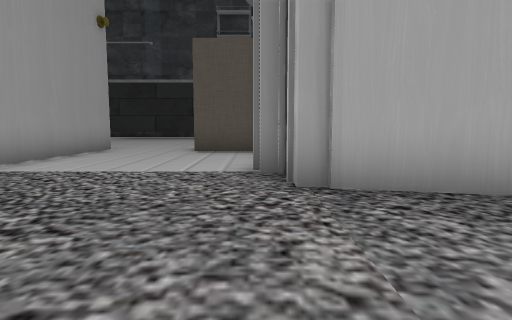
[1] (above)

22 first-person views from a walk through a 3-D level made in the Unity game engine. The camera is 1.4 m above the floor, tilts 6° down and sees 75° across. The floor is counted in squares, 2 m on a side. Each view is taken from the middle of a square. On the plan, view 1 faces up. The plan holds only what a view shows up to about 10 squares ahead; the rest is blank. The place goes on beyond the plan. The player is left out. Door leaves are left out, so doorways stand open. Some surface patterns are stand-ins.

[2]
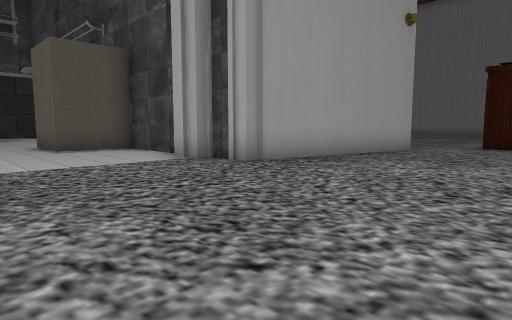

[3]
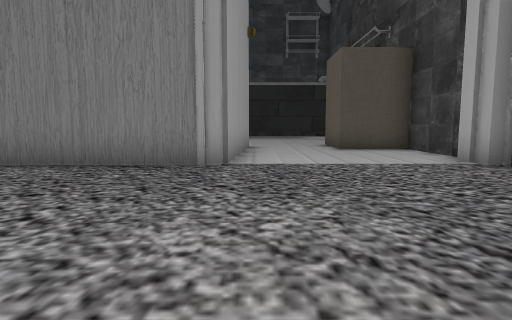

[4]
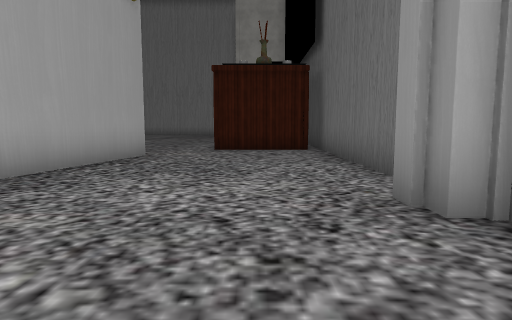

[5]
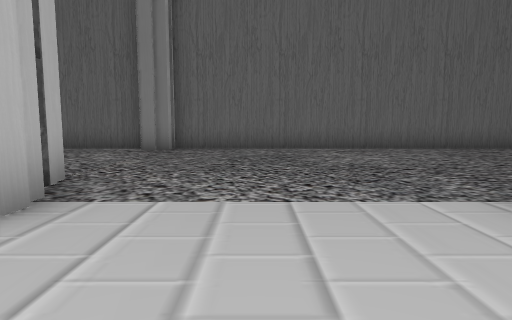

[6]
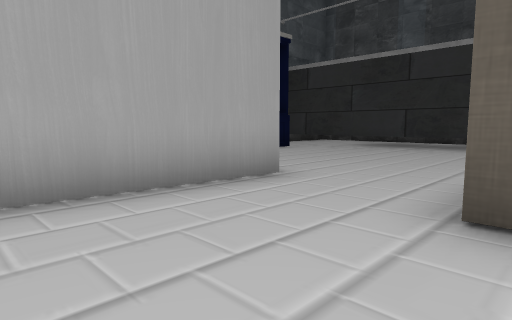

[7]
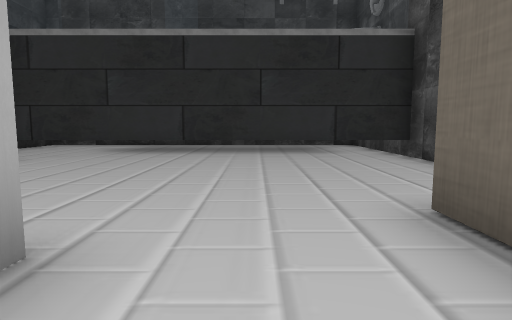

[8]
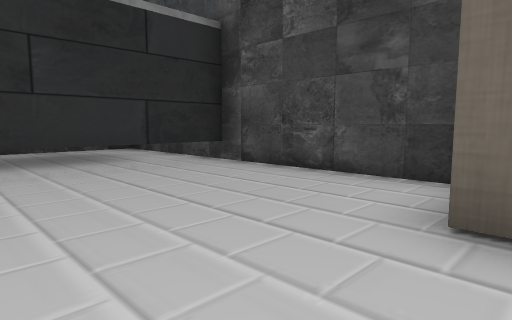

[9]
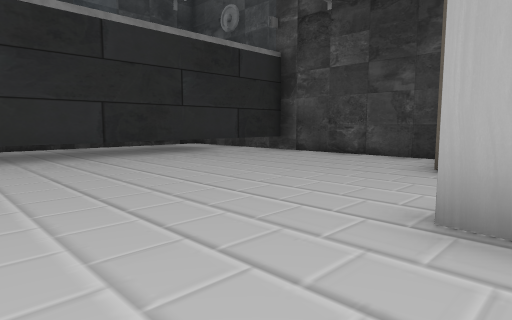

[10]
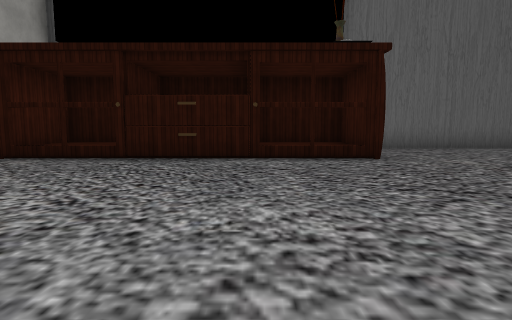

[11]
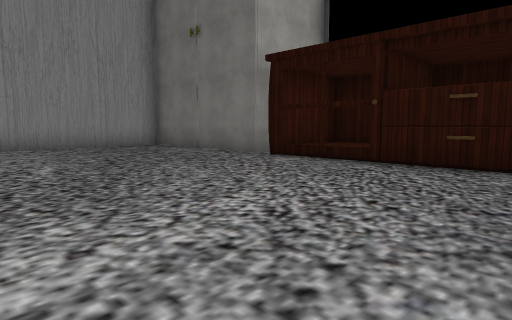

[12]
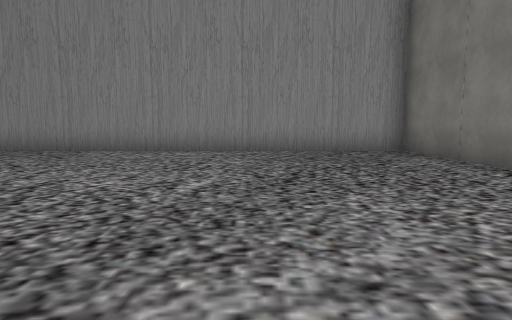

[13]
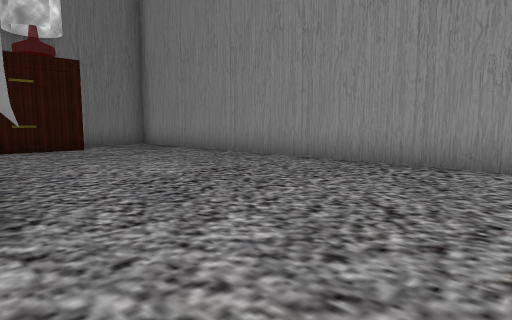

[14]
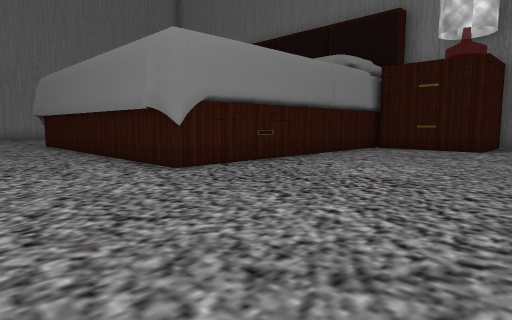

[15]
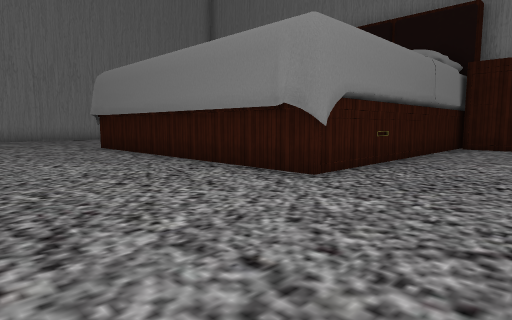

[16]
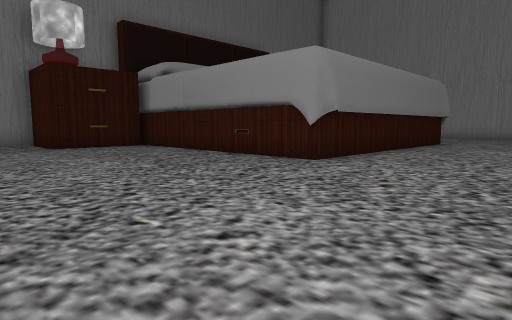

[17]
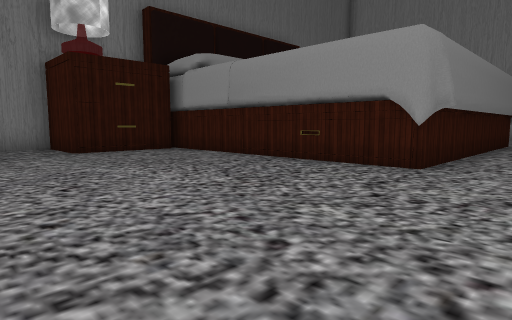

[18]
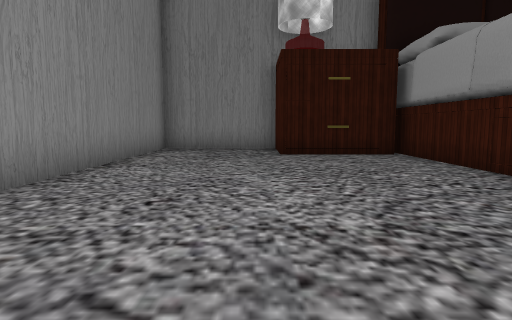

[19]
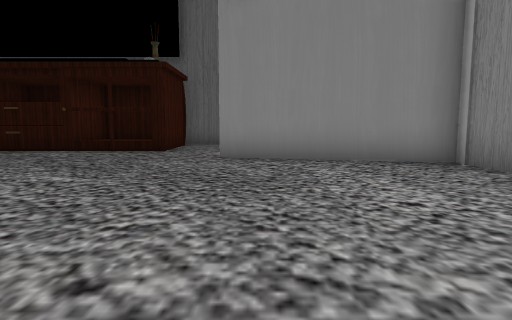

[20]
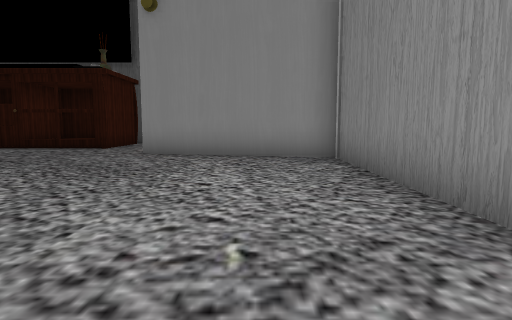

[21]
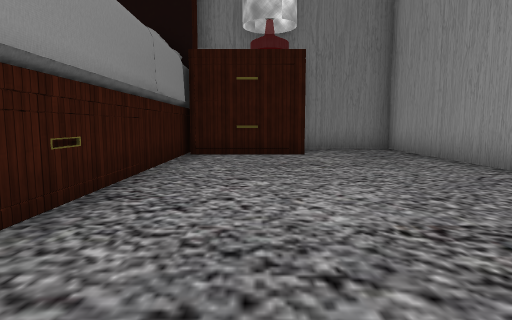

[22]
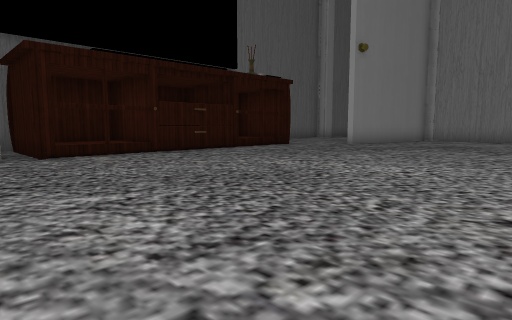

### Floor plan
Points are (right, up) in squares from view 1. A wall is a line through its corners. A room is listed if a view was taken in it or the views show most of it. See-through windows are left out.
Room 1 (views 1, 2, 3, 4, 5, 6, 7, 8, 9)
walls: (0.4, 6.2) (0.4, 8.2); (-4.4, 5.2) (-4.9, 4.7); (1, 3.7) (0.4, 3.7) (0.4, 4.8) (0, 4.8) (0, 5.6); (-4.5, 9.2) (-4.5, 9.7); (-4.2, 9.7) (-4.5, 4.8) (-7.5, 4.8); (0.4, 11.1) (0.4, 17.5); (4.6, 2.8) (0.9, 3.6); (0.8, -1.2) (1.3, -1.2); (0.4, -1.4) (1.4, -1.4); (1.4, -1.9) (8, -1.9); (-7.5, -1.9) (0.4, -1.9); (0.5, 15.4) (-7.5, 15.4); (7.5, -1.5) (7.5, 1.2)
ways out: opening at (6, 2) to room 2
objects: other object (-1, 9) to (0, 9)
Room 2 (views 10, 11, 12, 13, 14, 15, 16, 17, 18, 19, 20, 21, 22)
walls: (15.3, 17.9) (15.3, 10.8) (7.5, 10.8) (7.5, 18.1); (5.8, 2.6) (4.6, 2.8); (7.5, 1.2) (15.3, 1.2); (1.3, 8.9) (1.3, 3.8) (5.8, 2.8); (15.9, 1.2) (20.9, 1.2) (20.9, 19.9) (18.1, 19.9); (4.6, 19.9) (1.3, 19.9) (1.3, 13.5)
ways out: opening at (6, 2) to room 1
objects: table (5, 18) to (7, 19); table (16, 18) to (18, 19)
Room 3 (no view inside)
walls: (13, -1.2) (15.2, -1.2) (15.2, 1.2); (12.7, 1.2) (12.7, -1)
Room 4 (no view inside)
walls: (10, -0.1) (10, 1.2); (7.6, 1.2) (7.6, -1.2) (10, -1.2)

Positions as (right, up) in squares from view 1, and headings:
1: (0, 0), facing up
2: (-4, -1), facing up-right
3: (-4, -1), facing up
4: (-2, 0), facing right
5: (-2, 8), facing down
6: (-1, 6), facing up-left
7: (-3, 8), facing up
8: (-4, 10), facing up-right
9: (-7, 9), facing up-right
10: (10, 8), facing down
11: (10, 7), facing down-right
12: (12, 5), facing right
13: (15, 8), facing up-right
14: (20, 8), facing up-left
15: (18, 7), facing up-left
16: (2, 7), facing up-right
17: (2, 9), facing up-right
18: (4, 10), facing up
19: (5, 10), facing down
20: (3, 11), facing down
21: (17, 10), facing up
22: (17, 9), facing down-left
